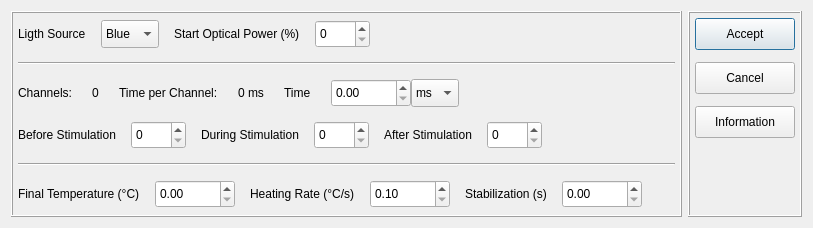
<?xml version="1.0" encoding="UTF-8"?>
<ui version="4.0">
 <class>process</class>
 <widget class="QDialog" name="process">
  <property name="geometry">
   <rect>
    <x>0</x>
    <y>0</y>
    <width>813</width>
    <height>228</height>
   </rect>
  </property>
  <property name="minimumSize">
   <size>
    <width>0</width>
    <height>228</height>
   </size>
  </property>
  <property name="maximumSize">
   <size>
    <width>16777215</width>
    <height>228</height>
   </size>
  </property>
  <property name="windowTitle">
   <string>OSL</string>
  </property>
  <layout class="QHBoxLayout" name="horizontalLayout_17">
   <item>
    <widget class="QFrame" name="form_area">
     <property name="frameShape">
      <enum>QFrame::Box</enum>
     </property>
     <property name="frameShadow">
      <enum>QFrame::Raised</enum>
     </property>
     <layout class="QVBoxLayout" name="verticalLayout_2">
      <property name="spacing">
       <number>12</number>
      </property>
      <property name="leftMargin">
       <number>5</number>
      </property>
      <property name="topMargin">
       <number>5</number>
      </property>
      <property name="rightMargin">
       <number>5</number>
      </property>
      <property name="bottomMargin">
       <number>5</number>
      </property>
      <item>
       <layout class="QHBoxLayout" name="layout">
        <property name="spacing">
         <number>15</number>
        </property>
        <item>
         <layout class="QHBoxLayout" name="layout_2">
          <item>
           <widget class="QLabel" name="ligth_source_label">
            <property name="text">
             <string>Ligth Source</string>
            </property>
           </widget>
          </item>
          <item>
           <widget class="QComboBox" name="ligth_source">
            <property name="minimumSize">
             <size>
              <width>58</width>
              <height>28</height>
             </size>
            </property>
            <property name="maximumSize">
             <size>
              <width>58</width>
              <height>16777215</height>
             </size>
            </property>
            <item>
             <property name="text">
              <string>Blue</string>
             </property>
            </item>
            <item>
             <property name="text">
              <string>IR</string>
             </property>
            </item>
            <item>
             <property name="text">
              <string>AUX</string>
             </property>
            </item>
           </widget>
          </item>
         </layout>
        </item>
        <item>
         <layout class="QHBoxLayout" name="layout_3">
          <item>
           <widget class="QLabel" name="start_optical_power_label">
            <property name="text">
             <string>Start Optical Power (%)</string>
            </property>
           </widget>
          </item>
          <item>
           <widget class="QSpinBox" name="start_optical_power">
            <property name="minimumSize">
             <size>
              <width>55</width>
              <height>28</height>
             </size>
            </property>
            <property name="maximumSize">
             <size>
              <width>55</width>
              <height>16777215</height>
             </size>
            </property>
            <property name="maximum">
             <number>100</number>
            </property>
           </widget>
          </item>
         </layout>
        </item>
        <item>
         <spacer name="horizontal_spacer_12">
          <property name="orientation">
           <enum>Qt::Horizontal</enum>
          </property>
          <property name="sizeHint" stdset="0">
           <size>
            <width>40</width>
            <height>20</height>
           </size>
          </property>
         </spacer>
        </item>
       </layout>
      </item>
      <item>
       <widget class="Line" name="line">
        <property name="orientation">
         <enum>Qt::Horizontal</enum>
        </property>
       </widget>
      </item>
      <item>
       <layout class="QHBoxLayout" name="layout_4">
        <property name="spacing">
         <number>20</number>
        </property>
        <item>
         <layout class="QHBoxLayout" name="layout_5">
          <item>
           <widget class="QLabel" name="channels_label">
            <property name="text">
             <string>Channels:</string>
            </property>
           </widget>
          </item>
          <item>
           <widget class="QLabel" name="channels">
            <property name="text">
             <string>0</string>
            </property>
           </widget>
          </item>
         </layout>
        </item>
        <item>
         <layout class="QHBoxLayout" name="layout_6">
          <item>
           <widget class="QLabel" name="time_per_channel_label">
            <property name="text">
             <string>Time per Channel:</string>
            </property>
           </widget>
          </item>
          <item>
           <widget class="QLabel" name="time_per_channel">
            <property name="text">
             <string>0 ms</string>
            </property>
           </widget>
          </item>
         </layout>
        </item>
        <item>
         <layout class="QHBoxLayout" name="layout_7">
          <item>
           <widget class="QLabel" name="time_label">
            <property name="text">
             <string>Time</string>
            </property>
           </widget>
          </item>
          <item>
           <layout class="QHBoxLayout" name="layout_8">
            <property name="spacing">
             <number>0</number>
            </property>
            <item>
             <widget class="QDoubleSpinBox" name="time">
              <property name="minimumSize">
               <size>
                <width>80</width>
                <height>28</height>
               </size>
              </property>
              <property name="maximumSize">
               <size>
                <width>80</width>
                <height>16777215</height>
               </size>
              </property>
              <property name="maximum">
               <double>99999.000000000000000</double>
              </property>
             </widget>
            </item>
            <item>
             <widget class="QComboBox" name="time_measurement">
              <property name="minimumSize">
               <size>
                <width>48</width>
                <height>28</height>
               </size>
              </property>
              <property name="maximumSize">
               <size>
                <width>48</width>
                <height>16777215</height>
               </size>
              </property>
              <item>
               <property name="text">
                <string>ms</string>
               </property>
              </item>
              <item>
               <property name="text">
                <string>s</string>
               </property>
              </item>
              <item>
               <property name="text">
                <string>us</string>
               </property>
              </item>
             </widget>
            </item>
           </layout>
          </item>
         </layout>
        </item>
        <item>
         <spacer name="horizontal_spacer">
          <property name="orientation">
           <enum>Qt::Horizontal</enum>
          </property>
          <property name="sizeHint" stdset="0">
           <size>
            <width>40</width>
            <height>20</height>
           </size>
          </property>
         </spacer>
        </item>
       </layout>
      </item>
      <item>
       <layout class="QHBoxLayout" name="layout_9">
        <property name="spacing">
         <number>15</number>
        </property>
        <item>
         <layout class="QHBoxLayout" name="layout_10">
          <item>
           <widget class="QLabel" name="before_stimulation_label">
            <property name="text">
             <string>Before Stimulation</string>
            </property>
           </widget>
          </item>
          <item>
           <widget class="QSpinBox" name="before_stimulation">
            <property name="minimumSize">
             <size>
              <width>55</width>
              <height>28</height>
             </size>
            </property>
            <property name="maximumSize">
             <size>
              <width>55</width>
              <height>16777215</height>
             </size>
            </property>
            <property name="maximum">
             <number>512</number>
            </property>
           </widget>
          </item>
         </layout>
        </item>
        <item>
         <layout class="QHBoxLayout" name="layout_11">
          <item>
           <widget class="QLabel" name="during_stimulation_label">
            <property name="text">
             <string>During Stimulation</string>
            </property>
           </widget>
          </item>
          <item>
           <widget class="QSpinBox" name="during_stimulation">
            <property name="minimumSize">
             <size>
              <width>55</width>
              <height>28</height>
             </size>
            </property>
            <property name="maximumSize">
             <size>
              <width>55</width>
              <height>16777215</height>
             </size>
            </property>
            <property name="maximum">
             <number>512</number>
            </property>
           </widget>
          </item>
         </layout>
        </item>
        <item>
         <layout class="QHBoxLayout" name="layout_12">
          <item>
           <widget class="QLabel" name="after_stimulation_label">
            <property name="text">
             <string>After Stimulation</string>
            </property>
           </widget>
          </item>
          <item>
           <widget class="QSpinBox" name="after_stimulation">
            <property name="minimumSize">
             <size>
              <width>55</width>
              <height>28</height>
             </size>
            </property>
            <property name="maximumSize">
             <size>
              <width>55</width>
              <height>16777215</height>
             </size>
            </property>
            <property name="maximum">
             <number>512</number>
            </property>
           </widget>
          </item>
         </layout>
        </item>
        <item>
         <spacer name="horizontal_spacer_2">
          <property name="orientation">
           <enum>Qt::Horizontal</enum>
          </property>
          <property name="sizeHint" stdset="0">
           <size>
            <width>40</width>
            <height>20</height>
           </size>
          </property>
         </spacer>
        </item>
       </layout>
      </item>
      <item>
       <widget class="Line" name="line_2">
        <property name="orientation">
         <enum>Qt::Horizontal</enum>
        </property>
       </widget>
      </item>
      <item>
       <layout class="QHBoxLayout" name="layout_13">
        <property name="spacing">
         <number>15</number>
        </property>
        <item>
         <layout class="QHBoxLayout" name="layout_14">
          <item>
           <widget class="QLabel" name="final_temperature_label">
            <property name="text">
             <string>Final Temperature (°C)</string>
            </property>
           </widget>
          </item>
          <item>
           <widget class="QDoubleSpinBox" name="final_temperature">
            <property name="minimumSize">
             <size>
              <width>80</width>
              <height>28</height>
             </size>
            </property>
            <property name="maximumSize">
             <size>
              <width>80</width>
              <height>16777215</height>
             </size>
            </property>
            <property name="maximum">
             <double>600.000000000000000</double>
            </property>
           </widget>
          </item>
         </layout>
        </item>
        <item>
         <layout class="QHBoxLayout" name="layout_15">
          <item>
           <widget class="QLabel" name="heating_rate_label">
            <property name="text">
             <string>Heating Rate (°C/s)</string>
            </property>
           </widget>
          </item>
          <item>
           <widget class="QDoubleSpinBox" name="heating_rate">
            <property name="minimumSize">
             <size>
              <width>80</width>
              <height>28</height>
             </size>
            </property>
            <property name="maximumSize">
             <size>
              <width>80</width>
              <height>16777215</height>
             </size>
            </property>
            <property name="minimum">
             <double>0.100000000000000</double>
            </property>
            <property name="maximum">
             <double>20.000000000000000</double>
            </property>
           </widget>
          </item>
         </layout>
        </item>
        <item>
         <layout class="QHBoxLayout" name="layout_16">
          <item>
           <widget class="QLabel" name="stabilization_label">
            <property name="text">
             <string>Stabilization (s)</string>
            </property>
           </widget>
          </item>
          <item>
           <widget class="QDoubleSpinBox" name="stabilization">
            <property name="minimumSize">
             <size>
              <width>80</width>
              <height>28</height>
             </size>
            </property>
            <property name="maximumSize">
             <size>
              <width>80</width>
              <height>16777215</height>
             </size>
            </property>
            <property name="maximum">
             <double>99999.000000000000000</double>
            </property>
           </widget>
          </item>
         </layout>
        </item>
        <item>
         <spacer name="horizontal_spacer_3">
          <property name="orientation">
           <enum>Qt::Horizontal</enum>
          </property>
          <property name="sizeHint" stdset="0">
           <size>
            <width>40</width>
            <height>20</height>
           </size>
          </property>
         </spacer>
        </item>
       </layout>
      </item>
     </layout>
    </widget>
   </item>
   <item>
    <widget class="QFrame" name="buttons_area">
     <property name="sizePolicy">
      <sizepolicy hsizetype="Minimum" vsizetype="Preferred">
       <horstretch>0</horstretch>
       <verstretch>0</verstretch>
      </sizepolicy>
     </property>
     <property name="minimumSize">
      <size>
       <width>0</width>
       <height>0</height>
      </size>
     </property>
     <property name="maximumSize">
      <size>
       <width>16777215</width>
       <height>16777215</height>
      </size>
     </property>
     <property name="frameShape">
      <enum>QFrame::Box</enum>
     </property>
     <property name="frameShadow">
      <enum>QFrame::Raised</enum>
     </property>
     <layout class="QVBoxLayout" name="verticalLayout">
      <property name="spacing">
       <number>12</number>
      </property>
      <property name="leftMargin">
       <number>5</number>
      </property>
      <property name="topMargin">
       <number>5</number>
      </property>
      <property name="rightMargin">
       <number>5</number>
      </property>
      <property name="bottomMargin">
       <number>5</number>
      </property>
      <item>
       <widget class="QPushButton" name="push_button_accept">
        <property name="minimumSize">
         <size>
          <width>100</width>
          <height>32</height>
         </size>
        </property>
        <property name="text">
         <string>Accept</string>
        </property>
        <property name="shortcut">
         <string notr="true">Return</string>
        </property>
       </widget>
      </item>
      <item>
       <widget class="QPushButton" name="push_button_cancel">
        <property name="minimumSize">
         <size>
          <width>100</width>
          <height>32</height>
         </size>
        </property>
        <property name="text">
         <string>Cancel</string>
        </property>
        <property name="shortcut">
         <string notr="true">Esc</string>
        </property>
       </widget>
      </item>
      <item>
       <widget class="QPushButton" name="push_button_information">
        <property name="minimumSize">
         <size>
          <width>100</width>
          <height>32</height>
         </size>
        </property>
        <property name="text">
         <string>Information</string>
        </property>
       </widget>
      </item>
      <item>
       <spacer name="vertical_spacer">
        <property name="orientation">
         <enum>Qt::Vertical</enum>
        </property>
        <property name="sizeHint" stdset="0">
         <size>
          <width>20</width>
          <height>40</height>
         </size>
        </property>
       </spacer>
      </item>
     </layout>
    </widget>
   </item>
  </layout>
  <zorder>buttons_area</zorder>
  <zorder>form_area</zorder>
 </widget>
 <resources/>
 <connections/>
</ui>
